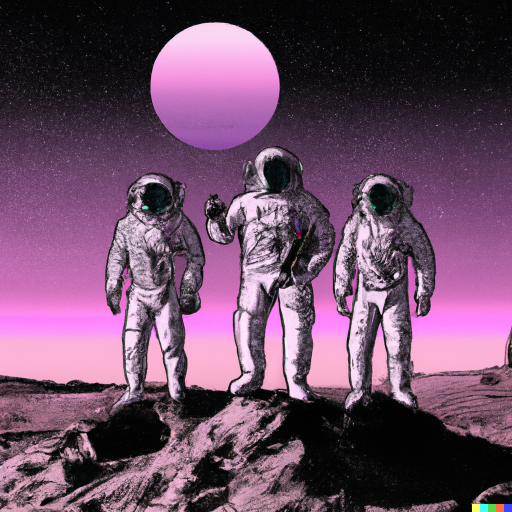
#> input picture image.png, 1024 x 1024 px (shown at 1/2 size)
$ python main.py
#> lines starting #> are read from the running program, lines starting #| are printed output that depends on the picture
# Import functions
import numpy as np
import matplotlib.pylab as plt
from music21 import note, stream
from skimage.transform import resize

# Read in the image
image = plt.imread('image.png')
#> image is the input picture: shape (1024, 1024, 3) float32; mean R, G, B 0.42, 0.296, 0.395

# Image details
height = image.shape[0]
#> height = 1024
width = image.shape[1]
#> width = 1024
aspect_ratio = round(width/height, 3)
#> aspect_ratio = 1

# Minimum heights and widths for different aspect ratios
if aspect_ratio == 1.778:
    min_width = 192
    min_height = 108
elif aspect_ratio == 2.333:
    min_width = 196
    min_height = 84
elif aspect_ratio == 1.333:
    min_width = 200
    min_height = 150
else:
    min_width = 200
    min_height = 200

# Resize image
if height > min_height or width > min_width:
    image = resize(image, (min_height, min_width))
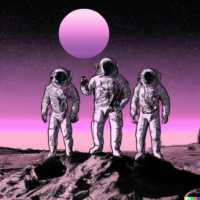
#> image: shape (200, 200, 3) float32; mean R, G, B 0.42, 0.295, 0.395

# Get new image height and width
height = image.shape[0]
#> height = 200
width = image.shape[1]
#> width = 200

# List of notes to use
note_names = ['C2','D2','E2','G2','A2',
             'C3','D3','E3','G3','A3',
             'C4','D4','E4','G4','A4',
             'C5','D5','E5','G5','A5']
num_notes = len(note_names)
note_values = [round(i * 1/num_notes + 1/num_notes, 3) for i in range(len(note_names))]

# Volume settings
min_volume = 16 # absolute minimum = 0
max_volume = 60 # absolute maximum = 128
volume_values = [i+1 for i in range(min_volume, max_volume)]
volume_norm = [i/(min_volume+max_volume) for i in volume_values]

# Setting the duration of each note
duration_page = np.empty((height, width), dtype = int)
for y in range(width):
    for x in range(height):

        value = image[x][y][0] # page 0 = red

        if value < 0.25:
            duration_page[x][y] = 1

        elif 0.25 <= value < 0.5:
            duration_page[x][y] = 2

        elif 0.5 <= value < 0.75:
            duration_page[x][y] = 3

        elif value >= 0.75:
            duration_page[x][y] = 4
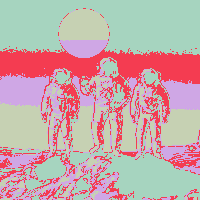
#> duration_page: shape (200, 200) int64; 4 distinct labels, from 1 to 4; one colour per label, 0 black

# Setting the notes to be played
notes_page = np.empty((height, width), dtype = list)
for y in range(width):
    for x in range(height):

        value = image[x][y][1] # page 1 = green

        for index, notes in enumerate(note_names):
            if value <= note_values[index]:
                notes_page[x][y] = notes
                break

# Setting the volume of each note
volume_page = np.empty((height, width), dtype = int)
for y in range(width):
    for x in range(height):

        value = image[x][y][2] # page 2 = blue

        for index, volume in enumerate(volume_values):
            if value <= volume_norm[index]:
                volume_page[x][y] = volume
                break
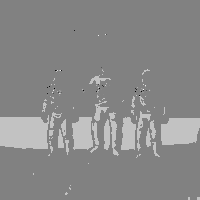
#> volume_page: shape (200, 200) int64; min -9.22e+18, max 8.94e+18, mean 5.52e+17; drawn with min black and max white

# Combine notes with duration and volume
#> (the run stopped early here; a loop or call above may not have finished)

$ run again, with Composite.png copied over image.png
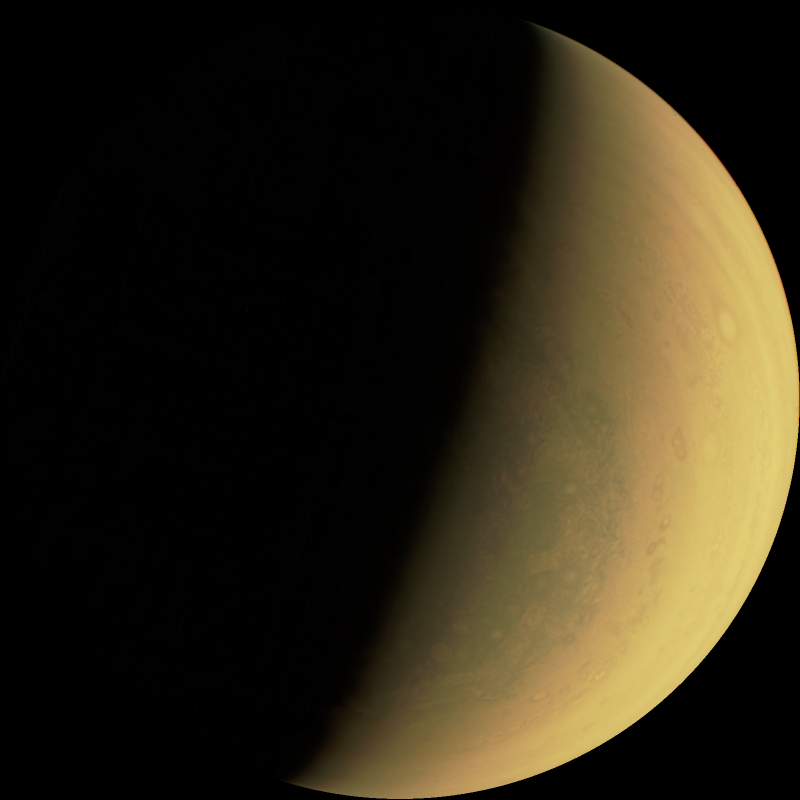
#> input picture Composite.png, 1600 x 1600 px (shown at 1/2 size)
#> image is the input picture: shape (1600, 1600, 3) float32; mean R, G, B 0.184, 0.156, 0.0913
#> image: shape (200, 200, 3) float32
#> after the loop `for y in range(width):`:
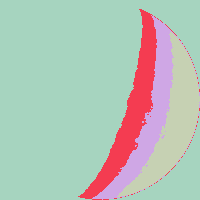
#> duration_page: shape (200, 200) int64; 4 distinct labels, from 1 to 4; one colour per label, 0 black
#> after the loop `for y in range(width):`:
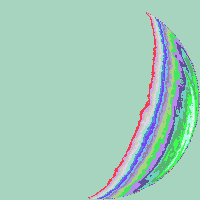
#> volume_page: shape (200, 200) int64; 20 distinct labels, from 17 to 36; one colour per label, 0 black
